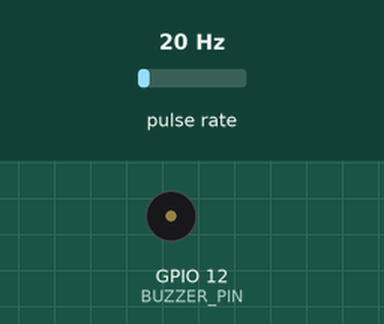
Bench run of a sketch on a simulated ESP32. Parts: buzzer (waves = sounding, pin HIGH). Wiring (inferred from the names in the program): pulse sensor: data GPIO 2. Inputs (shaded band) come from the test bench; at power-on: pulse rate 20 Hz. WiFi joins after 1.5 s; servers stay silent unless stated; the local clock reads 2024-03-15 10:24:30 at power-on unless the sketch sets it; storage starts empty; what the sketch prints to the serial monitor is not drawn.

Above: at 3.7 s.
3.8 s: pulse rate (sensor on GPIO 2) set to 93 Hz
6.8 s: pulse rate (sensor on GPIO 2) set to 98 Hz
At 7.67 s:
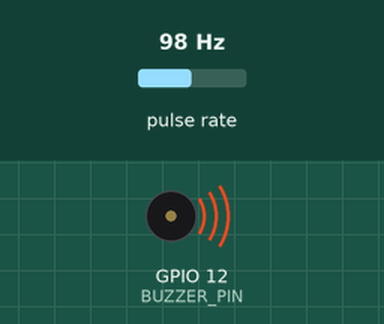
Timing chart, 0 to 15.8 s (numbered marks = the images above; inputs shaded):
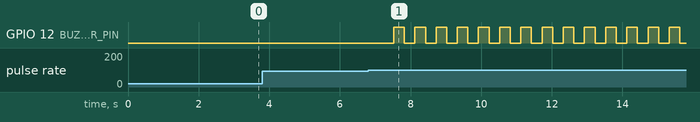

Measured:
- the behaviour switches between 95 and 96 Hz on pulse rate (sensor on GPIO 2) (found by bisection; images 0 and 1)
- after the input at 3.8 s, every drawn part: stays the same
- by itself, GPIO 12 (BUZZER_PIN): alternates HIGH for 0.30 s and LOW for 0.30 s

The sketch:

avirflow_log_2device.ino
```cpp
#include <Arduino.h>
#include <WiFi.h>
#include "FS.h"
#include "SPIFFS.h"
#include "time.h"

const char* ssid = "Lantai 4 Deco";
const char* password = "B10ta_k3may0r4n!";

const char* ntpServer = "pool.ntp.org";
const long  gmtOffset_sec = 7 * 3600;  // GMT+7 (WIB)
const int   daylightOffset_sec = 0;

const int FLOW_PIN = 2;
const int BUZZER_PIN = 12;

volatile int COUNT = 0;
double FLOW_RATE = 0.0;
double TOTAL_VOLUME = 0.0;
double CURRENT_DOSE_VOLUME = 0.0;

const double ML_PER_PULSE = 1.596;
const double DOSE_THRESHOLD = 500.0;
const double DOSE_ALERT_THRESHOLD = 450.0;

bool dose_ready_to_log = false;
bool buzzer_on = false;

unsigned long previousMillis = 0;
const unsigned long interval = 1000;

unsigned long buzzerMillis = 0;
const unsigned long buzzerBlinkInterval = 300;

// GPS Dummy
double lat = -6.1647263;
double lon = 106.8102405;

// Fungsi ISR untuk Flow
void IRAM_ATTR FLOW_ISR() {
  COUNT++;
}

void setup() {
  Serial.begin(115200);
  delay(1000);

  // Wifi for time
  WiFi.begin(ssid, password);
  Serial.print("Menyambung WiFi");
  while (WiFi.status() != WL_CONNECTED) {
    delay(500);
    Serial.print(".");
  }
  Serial.println("Tersambung!");

  configTime(gmtOffset_sec, daylightOffset_sec, ntpServer);

  struct tm timeinfo;
  if (!getLocalTime(&timeinfo)) {
    Serial.println("Gagal mendapatkan waktu dari NTP");
    return;
  }
  Serial.printf("Waktu sekarang: %s", asctime(&timeinfo));

  // Flow meter
  pinMode(FLOW_PIN, INPUT_PULLUP);
  attachInterrupt(digitalPinToInterrupt(FLOW_PIN), FLOW_ISR, RISING);

  // Buzzer
  pinMode(BUZZER_PIN, OUTPUT);
  digitalWrite(BUZZER_PIN, LOW);

  // SPIFFS
  if (!SPIFFS.begin(true)) {
    Serial.println("Gagal mount SPIFFS");
    while (true);
  }

  Serial.println("Sistem siap");
}

void loop() {
  unsigned long currentMillis = millis();

  // Update Flow Rate setiap 1 detik
  if (currentMillis - previousMillis >= interval) {
    previousMillis = currentMillis;

    noInterrupts();
    FLOW_RATE = COUNT * ML_PER_PULSE;
    TOTAL_VOLUME += FLOW_RATE;
    CURRENT_DOSE_VOLUME += FLOW_RATE;
    COUNT = 0;
    interrupts();

    updateGPS();

    Serial.printf("FlowRate: %.2f mL/min, Dose: %.2f mL, Total: %.2f mL\n",
                  FLOW_RATE, CURRENT_DOSE_VOLUME, TOTAL_VOLUME);

    // Jika mendekati dosis, aktifkan buzzer berkedip
    if (CURRENT_DOSE_VOLUME >= DOSE_ALERT_THRESHOLD && !dose_ready_to_log) {
      buzzer_on = true;
    }

    // Jika sudah melebihi ambang & flow berhenti
    if (CURRENT_DOSE_VOLUME >= DOSE_THRESHOLD && FLOW_RATE == 0.0 && !dose_ready_to_log) {
      dose_ready_to_log = true;
      logDose();
      resetDose();
      printLogFile();
    }
  }

  handleBuzzer(currentMillis);
}

// Simulasi pergerakan lokasi
void updateGPS() {
  // Tambah sedikit setiap detik
  lat += 0.000005;
  lon += 0.000007;
}

// Handle buzzer blinking
void handleBuzzer(unsigned long now) {
  if (buzzer_on) {
    if (now - buzzerMillis >= buzzerBlinkInterval) {
      buzzerMillis = now;
      digitalWrite(BUZZER_PIN, !digitalRead(BUZZER_PIN)); // toggle
    }
  } else {
    digitalWrite(BUZZER_PIN, LOW);
  }
}

// Logging ke file CSV
void logDose() {
  struct tm timeinfo;
  if (!getLocalTime(&timeinfo)) {
    Serial.println("Gagal dapat waktu log");
    return;
  }

  File file = SPIFFS.open("/dose_log.csv", FILE_APPEND);
  if (!file) {
    Serial.println("Gagal membuka file log");
    return;
  }

  if (file.size() == 0) {
    file.println("datetime,latitude,longitude,dose_volume,total_volume");
  }

  char timeStr[30];
  strftime(timeStr, sizeof(timeStr), "%Y-%m-%d %H:%M:%S", &timeinfo);

  file.printf("%s,%.7f,%.7f,%.2f,%.2f\n",
              timeStr, lat, lon, CURRENT_DOSE_VOLUME, TOTAL_VOLUME);

  file.close();
  Serial.println(">>> Dosis tercatat ke file CSV <<<");
}

// Reset variabel untuk dosis selanjutnya
void resetDose() {
  CURRENT_DOSE_VOLUME = 0.0;
  dose_ready_to_log = false;
  buzzer_on = false;
}

void printLogFile() {
  File file = SPIFFS.open("/dose_log.csv", "r");
  if (!file) {
    Serial.println("Gagal membuka file.");
    return;
  }

  Serial.println("--- ISI FILE /dose_log.csv ---");
  while (file.available()) {
    Serial.write(file.read()); // kirim byte demi byte ke Serial Monitor
  }
  Serial.println("\n--- SELESAI ---");
  file.close();
}
```
